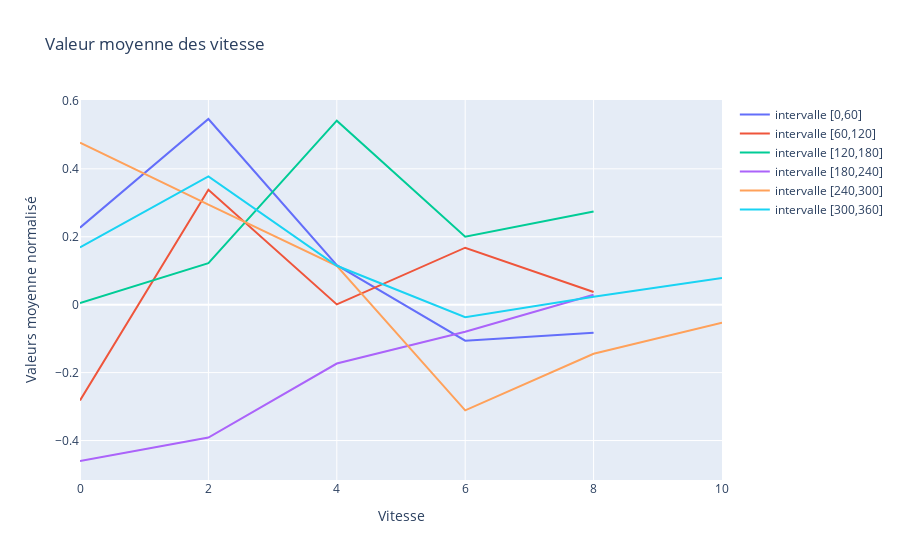

Notebook code cell kept with this figure:
### Code cell
import plotly.graph_objects as go
from sklearn.metrics import mean_squared_error

fig = go.Figure()

for i,angle_range in enumerate(intervals): 
    speed = np.arange(len(angle_range),step=2)
    scores = []
    for v_range in  angle_range:
        scores.append(np.mean(v_range.iloc[:,3]))
    fig.add_trace(go.Scatter(x=speed, y=scores,mode='lines',name="intervalle [{},{}]".format(i*60,(i+1)*60)))

fig.update_layout(
    title="Valeur moyenne des vitesse",
    xaxis_title="Vitesse",
    yaxis_title="Valeurs moyenne normalisé",
)
fig.show()

### Figure 1 — Plotly figure (JSON) as saved in the notebook; plotly's stock layout.template omitted (floating-point values rounded to 4 significant figures)
{"data": [{"mode": "lines", "name": "intervalle [0,60]", "type": "scatter", "x": [0, 2, 4, 6, 8], "y": [0.2268, 0.5467, 0.1163, -0.1061, -0.0827, 0.05877, -0.2778, -0.8012, -0.3857, 0.0228]}, {"mode": "lines", "name": "intervalle [60,120]", "type": "scatter", "x": [0, 2, 4, 6, 8], "y": [-0.282, 0.3385, 0.0008554, 0.1677, 0.0375, 0.09136, -0.0943, -0.4198, 0.02211, 0.1583]}, {"mode": "lines", "name": "intervalle [120,180]", "type": "scatter", "x": [0, 2, 4, 6, 8], "y": [0.004877, 0.1223, 0.5417, 0.2003, 0.2743, -0.08499, -0.1641, -0.3082, -0.4917, 0.456]}, {"mode": "lines", "name": "intervalle [180,240]", "type": "scatter", "x": [0, 2, 4, 6, 8], "y": [-0.4602, -0.3912, -0.1732, -0.0798, 0.02918, -0.08808, -0.1246, -0.04868, -0.09124, 0.3842]}, {"mode": "lines", "name": "intervalle [240,300]", "type": "scatter", "x": [0, 2, 4, 6, 8, 10], "y": [0.477, 0.2943, 0.1146, -0.3112, -0.1447, -0.0528, -0.1546, -0.3717, -0.1888, -0.08876, 0.8278]}, {"mode": "lines", "name": "intervalle [300,360]", "type": "scatter", "x": [0, 2, 4, 6, 8, 10], "y": [0.1684, 0.3776, 0.1146, -0.037, 0.02343, 0.07879, -0.08639, -0.2614, -0.004582, 0.1347, -0.8611]}], "layout": {"title": {"text": "Valeur moyenne des vitesse"}, "xaxis": {"title": {"text": "Vitesse"}}, "yaxis": {"title": {"text": "Valeurs moyenne normalisé"}}}}
